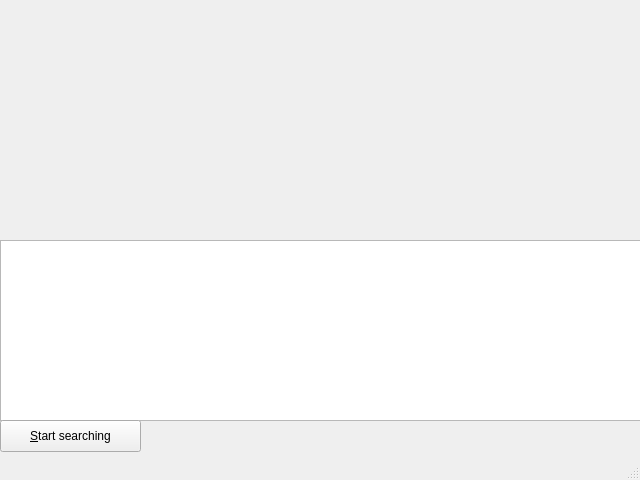
<?xml version="1.0" encoding="UTF-8"?>
<ui version="4.0">
 <class>MainWindow</class>
 <widget class="QMainWindow" name="MainWindow">
  <property name="geometry">
   <rect>
    <x>0</x>
    <y>0</y>
    <width>640</width>
    <height>480</height>
   </rect>
  </property>
  <property name="windowTitle">
   <string>MainWindow</string>
  </property>
  <widget class="QWidget" name="centralwidget">
   <widget class="QPlainTextEdit" name="LogView">
    <property name="geometry">
     <rect>
      <x>0</x>
      <y>240</y>
      <width>641</width>
      <height>181</height>
     </rect>
    </property>
   </widget>
   <widget class="QPushButton" name="searchButton">
    <property name="geometry">
     <rect>
      <x>0</x>
      <y>420</y>
      <width>141</width>
      <height>32</height>
     </rect>
    </property>
    <property name="text">
     <string>&amp;Start searching</string>
    </property>
   </widget>
  </widget>
  <widget class="QStatusBar" name="statusbar"/>
 </widget>
 <resources/>
 <connections/>
</ui>
